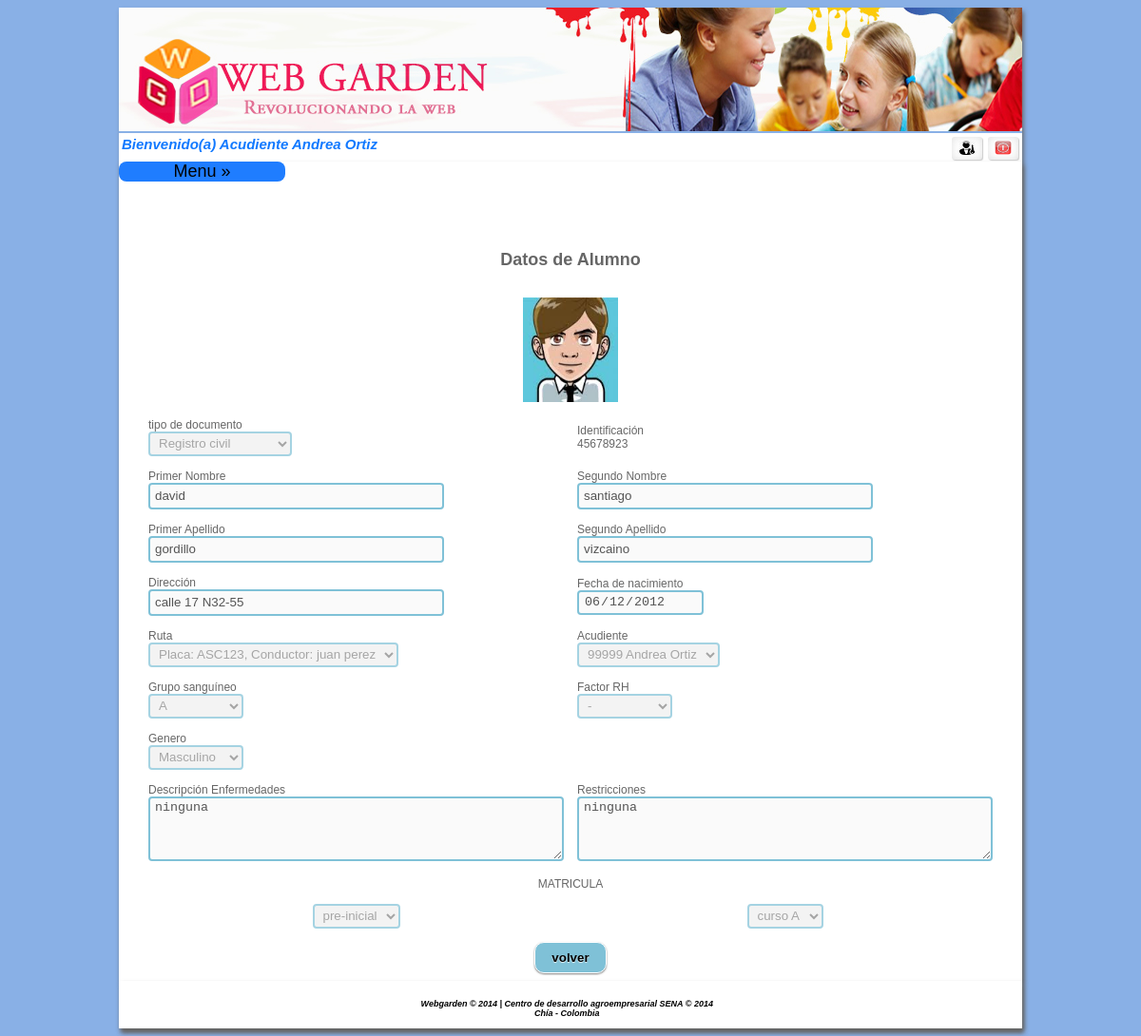
Screenshot of /home.php?pr=45678923&acceso=124 (signed in) with the database file from the repository.
### tables this page shows
CREATE TABLE IF NOT EXISTS `alumno` (
  `identificacion` int(11) NOT NULL,
  `prinombre` varchar(15) NOT NULL,
  `segnombre` varchar(20) DEFAULT NULL,
  `priapellido` varchar(15) NOT NULL,
  `segapellido` varchar(20) DEFAULT NULL,
  `direccion` varchar(15) NOT NULL,
  `desenf` varchar(1000) NOT NULL,
  `retri` varchar(1000) NOT NULL,
  `idruta` int(11) NOT NULL,
  `acudiente` int(11) NOT NULL,
  `foto` varchar(300) NOT NULL,
  `genero` int(11) NOT NULL,
  `idcurso` int(11) NOT NULL,
  `rh` int(11) NOT NULL,
  `tipodoc` int(11) NOT NULL,
  `fecha_naci` date NOT NULL,
  `gruposan` int(11) NOT NULL
);

CREATE TABLE IF NOT EXISTS `curso` (
`idcurso` int(11) NOT NULL,
  `nombre` varchar(50) NOT NULL,
  `idnivel` int(11) NOT NULL,
  `idpersona` int(11) NOT NULL
);

### controlador/calumno.php (called while the page is built, shortened)
<?php
include("modelo/malumno.php");
$ins = new malumno();
$pr = isset($_GET["pr"]) ? $_GET["pr"] : NULL;
        ?>
        <?php
$dat = $ins->valor(3);
$dot = $ins->selruta();
$det = $ins->seldoc();
$grupo = $ins->valor(4);
$factor = $ins->valor(2);
$genero = $ins->valor(1);
$nivel = $ins->selniveled();
$datos = $ins->selalum();
$datosalumno = $ins->selalum1($pr);
$datoscur = $datosalumno[0]['idcurso'];
$datoscur2 = $ins->selcurso($datoscur);
$datosniv = $datoscur2[0]['idnivel'];
$datosniv2 = $ins->selnivel($datosniv);
?>

### modelo/malumno.php (called while the page is built, shortened)
<?php
include("controlador/conexion.php");
class malumno {
    function valor($idvalor) {
        $sql = "select idvalor, nombre from valor where idparametro='" . $idvalor . "';";
        $conexionBD = new conexion();
        $conexionBD->conectarBD();
        $data = $conexionBD->ejeCon($sql, 0);
        return $data;
    }
    function selruta() {
        $sql = "SELECT ru.idruta, ru.placa, ru.npuesto, ru.idconductor, us.prinombre as nombre,us.priapellido as apellido , ru.modelo ,ma.nombre as marca
FROM ruta as ru inner join persona as us on  ru.idconductor=us.identificacion
inner join marcaruta as ma  on ru.idmarca=ma.idmarca where idruta<>1;";
        $conexionBD = new conexion();
        $conexionBD->conectarBD();
        $data = $conexionBD->ejeCon($sql, 0);
        return $data;
    }
    function seldoc() {
        $sql = "SELECT per.identificacion,per.prinombre,per.priapellido,perf.activo,perf.perfil,perf.identificacion as identidad FROM persona as per inner join perxper as perf on per.identificacion=perf.identificacion where perf.perfil=1 AND perf.activo=1";
        $conexionBD = new conexion();
        $conexionBD->conectarBD();
        $data = $conexionBD->ejeCon($sql, 0);
        return $data;
    }
    function selniveled() {
        $sql = "SELECT * from nivel";
        $conexionBD = new conexion();
        $conexionBD->conectarBD();
        $data = $conexionBD->ejeCon($sql, 0);
        return $data;
    }
    function selalum() {
     $sql = "select alu.identificacion,alu.foto,alu.direccion ,alu.prinombre,alu.priapellido,cur.nombre curso ,val1.nombre as rh ,val2.nombre as grupos from alumno as alu inner join curso as cur on alu.idcurso=cur.idcurso inner join valor as val1 on alu.rh=val1.idvalor inner join valor as val2 on alu.gruposan=val2.idvalor ";
        $conexionBD = new conexion();
        $conexionBD->conectarBD();
        $data = $conexionBD->ejeCon($sql, 0);
        return $data;
    }
    function selalum1($iddocumento) {
        $sql = "SELECT * from alumno where identificacion='" .$iddocumento. "';";
        $conexionBD = new conexion();
        $conexionBD->conectarBD();
        $data = $conexionBD->ejeCon($sql, 0);
        return $data;
    }
    function selcurso($codcurso) {
        $sql = "select * from curso  WHERE idcurso='" . $codcurso . "';";
        $conexionBD = new conexion();
        $conexionBD->conectarBD();
        $data = $conexionBD->ejeCon($sql, 0);
        return $data;
    }
     function selnivel($codnivel) {
        $sql = "select * from nivel  WHERE idnivel='" . $codnivel . "';";
        $conexionBD = new conexion();
        $conexionBD->conectarBD();
        $data = $conexionBD->ejeCon($sql, 0);
        return $data;
    }
}

### controlador/configuracion.php (called while the page is built)
<?php
	$usu_db = "root";
	$pass_db = "";
	$serv_db = "localhost";
	$db = "webgarden";
?>

### controlador/conexion.php (called while the page is built, shortened)
<?php
class conexion{
	function conectarBD(){
		include("configuracion.php");
		$this->link = mysql_connect($serv_db,$usu_db,$pass_db);
		$db2= mysql_select_db($db);
	}
	function ejeCon($con, $op){
		$this->resultado = mysql_query($con) or
		die("La consulta fallo: ".mysql_error());
		if ($op==0){
			while ($linea = mysql_fetch_array($this->resultado)){
				$arrayResultado[] = $linea;
			}
		}else{
			$arrayResultado[] =0;
		}
		$resarr = isset($arrayResultado) ? $arrayResultado:NULL;
		if($resarr){
			return $arrayResultado;
		}
	}
}
?>

### controlador/conexion_sqlserver.php (called while the page is built, shortened)
<?php
class conexion_sqlserver{
	function conectarBD()
	{
		include("configuracion.php");
	}
	function ejecutarConsulta($consulta, $op)
	{
		$this->resultado = mysql_query($consulta) or die("La consulta fall&oacute;: ".mysql_error());
		if ($op==0){
			while ($linea = mysql_fetch_array($this->resultado))
			{
				$arrayResultado[] = $linea;
			}
		}else{
			$arrayResultado[] =0;
		}
		$resarr = isset($arrayResultado) ? $arrayResultado:NULL;
		if($resarr){
			return $arrayResultado;
		}
	}
}
?>

### vista/valumno1ac.php (the view, shortened to what this page needs)
<?php
include ("controlador/calumno.php");
?>
<center>
    <form name="form1" action="home.php?acceso=109" method="post"  onSubmit="return confirm('Por  favor primero  verifique  los datos ingresados  antes de hacer clic en  !aceptar!')" enctype="multipart/form-data" >
        <table width="700"  border="0" cellpadding="6">
            <tr>
                <td colspan="2" align="center">
                    <h2>Datos de Alumno</h2>
                </td>
            </tr>
            <tr>
                <td colspan="3" align="center"><output id="list" width='100' height='110'><img src='<?php echo $datosalumno[0]['foto'] ?>' width='100' height='110'/></output></td>
            </tr>
            <tr>
                <td colspan="0" align="left" > tipo de documento <br>
                    <select name="tdocapre" required disabled>
                        <?php
                        for ($i = 0; $i < count($dat); $i++) {
                            ?>
                            <option <?php if ($datosalumno[0]['tipodoc']==$dat[$i]['idvalor']) echo "SELECTED"  ?> value=" <?php echo $dat[$i]['idvalor'] ?>" /> <?php echo $dat[$i]['nombre'] ?> </option>
                        <?php } ?>
                    </select>
                </td>
                <td  colspan="1" align="left">Identificaci&oacute;n<br>
                  <?php echo $datosalumno[0]['identificacion'] ?>
                </td>
            </tr>
            <tr>
                <td colspan="1" align="left">Primer Nombre<br> <input type="text"  name="prinombre" size="35" maxlength="15" required="required" value="<?php echo $datosalumno[0]['prinombre'] ?>" disabled /></td>
                <td colspan="1" align="left">Segundo Nombre<br> <input type="text" name="segnombre" size="35" maxlength="20" disabled value="<?php echo $datosalumno[0]['segnombre'] ?>"   /></td>
            </tr>
            <tr>
                <td colspan="1" align="left">Primer Apellido<br> <input type="text"  name="priape" size="35" maxlength="15" required="required" disabled value="<?php echo $datosalumno[0]['priapellido'] ?>"/></td>
                <td colspan="1" align="left">Segundo Apellido<br><input type="text"  name="segape" size="35" maxlength="20" disabled value="<?php echo $datosalumno[0]['segapellido'] ?>" /></td>
            </tr>
            <tr>
                <td colspan="1" align="left">Direcci&oacute;n<br><input type="text" disabled  name="direc" size="35" maxlength="15" required="required" value="<?php echo $datosalumno[0]['direccion'] ?>" /></td>
                <td colspan="1" align="left">Fecha de nacimiento <br> <input type="date" disabled  name="fechanaci" size="35" maxlength="20" required="required" value="<?php echo $datosalumno[0]['fecha_naci'] ?>" /></td>
            </tr>
            <tr>
                <td colspan="0" align="left" >Ruta<br>
                    <select name="idruta" required disabled>
                        <?php
                        for ($i = 0; $i < count($dot); $i++) {
                            ?>
                            <option  <?php if ($datosalumno[0]['idruta']==$dot[$i]['idruta']) echo "SELECTED"  ?> value="<?php echo $dot[$i]['idruta'] ?>"/>Placa: <?php echo $dot[$i]['placa'] ?>
                        <?php } ?>
                    </select>
                </td>
                <td colspan="0" align="left" >Acudiente<br>
                    <select name="idacudiente" required disabled>
                        <?php
                        for ($i = 0; $i < count($det); $i++) {
                            ?>
                            <option <?php if ($datosalumno[0]['acudiente']==$det[$i]['identificacion']) echo "SELECTED"  ?> value=" <?php echo $det[$i]['identificacion'] ?>" /> <?php echo $det[$i]['identificacion'] ?> <?php echo $det[$i]['prinombre'] ?> <?php echo $det[$i]['priapellido'] ?></option>
                        <?php } ?>
                    </select>
                </td>
            </tr>
            <tr>
                <td colspan="0" align="left" >Grupo sangu&iacute;neo <br>
                    <select name="gruposan" required disabled>
                        <?php
                        for ($i = 0; $i < count($grupo); $i++) {
                            ?>
                            <option <?php if ($datosalumno[0]['gruposan']==$grupo[$i]['idvalor']) echo "SELECTED"  ?> value=" <?php echo $grupo[$i]['idvalor'] ?>" /> <?php echo $grupo[$i]['nombre'] ?> </option>
                        <?php } ?>
                    </select>
                </td>
                <td colspan="0" align="left" >Factor RH<br>
                    <select name="factorrh" required disabled>
                        <?php
                        for ($i = 0; $i < count($factor); $i++) {
                            ?>
                            <option <?php if ($datosalumno[0]['rh']==$factor[$i]['idvalor']) echo "SELECTED"  ?> value=" <?php echo $factor[$i]['idvalor'] ?>" /> <?php echo $factor[$i]['nombre'] ?> </option>
                        <?php } ?>
                    </select>
                </td>
            </tr>
            <tr>
                <td colspan="0" align="left" >Genero<br>
                    <select name="genero" required disabled>
                        <?php
                        for ($i = 0; $i < count($genero); $i++) {
                            ?>
                            <option <?php if ($datosalumno[0]['genero']==$genero[$i]['idvalor']) echo "SELECTED"  ?> value=" <?php echo $genero[$i]['idvalor'] ?>" /> <?php echo $genero[$i]['nombre'] ?> </option>
                        <?php } ?>
                    </select>
            <tr>
                <td colspan="0" align="left" > Descripci&oacute;n Enfermedades<br>
                    <textarea disabled name="descripcion" maxlength="1000" required="required" rows="4" cols="51"><?php echo $datosalumno[0]['desenf']?></textarea></td>
                <td colspan="0" align="left" >Restricciones<br>
                    <textarea disabled name="restri" maxlength="1000" required="required" rows="4" cols="51"><?php echo $datosalumno[0]['retri']?></textarea></td>
            </tr>
            <tr>
                <td colspan="3" align="center" >MATRICULA<br>
                </td>
            </tr>
            <tr>
                <td colspan="0" align="left" >
                    <div align="center" >
                        <select name="nivel" disabled  onchange="javascript:Recargarcursos(this.value);" required>
                            <?php
                            include("./controlador/conexion_sqlserver.php");
                            $sql = "SELECT idnivel,nombre FROM nivel ORDER BY idnivel";
                            $conexionBD = new conexion_sqlserver();
                            $conexionBD->conectarBD();
                            $data = $conexionBD->ejecutarConsulta($sql, 0);
                            for ($i = 0; $i < count($data); $i++) {
                                ?>
                                <option <?php if ($datosniv==$data[$i]['idnivel']) echo "SELECTED"  ?> value="<?php echo $data[$i]['idnivel'] ?>"><?php echo $data[$i]['nombre'] ?></option>
                            <?php } ?>
                        </select>
                    </div>
                </td><td>
                    <div  align="center" id="reloadMunicipio">
                        <select name="idcurso" id="id_estado" disabled>
                            <option selected="selected" value="<?php echo $datoscur2[0]['idcurso'] ?>"/> <?php echo $datoscur2[0]['nombre']  ?>  </option>
                        </select>
                    </div>
                </td>
            </tr>
            <tr>
                <td colspan="2"align="center">
                     <input type="button" onclick="location.href='home.php?acceso=123'" value="volver"/>
                </td>
            </tr>
        </table>
    </form>
</center>

### rows the page displays
alumno: foto (picture), identificacion "45678923", prinombre "david", segnombre "santiago", priape "gordillo", segape "vizcaino", direc "calle 17 N32-55", fechanaci "06/12/2012", descripcion "ninguna", restri "ninguna"
curso: idcurso "curso A"

### other values shown
$nomapre "Andrea Ortiz"
form field tdocapre "Registro civil"
form field idacudiente "99999 Andrea Ortiz"
form field gruposan "A"
form field factorrh "-"
form field genero "Masculino"
form field nivel "pre-inicial"
